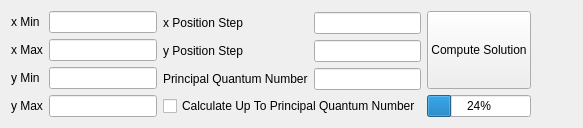
             <widget class="QWidget" name="solutionparameters_2">
              <attribute name="title">
               <string>Solution Parameters</string>
              </attribute>
              <layout class="QVBoxLayout" name="verticalLayout_25">
               <item>
                <layout class="QHBoxLayout" name="horizontalLayout_9" stretch="0,1,1,2">
                 <item>
                  <layout class="QFormLayout" name="formLayout_15">
                   <property name="formAlignment">
                    <set>Qt::AlignmentFlag::AlignLeading|Qt::AlignmentFlag::AlignLeft|Qt::AlignmentFlag::AlignVCenter</set>
                   </property>
                   <item row="0" column="0">
                    <widget class="QLabel" name="label_25">
                     <property name="text">
                      <string>x Min</string>
                     </property>
                    </widget>
                   </item>
                   <item row="1" column="0">
                    <widget class="QLabel" name="label_26">
                     <property name="text">
                      <string>x Max</string>
                     </property>
                    </widget>
                   </item>
                   <item row="0" column="1">
                    <widget class="QLineEdit" name="lineEdit_11"/>
                   </item>
                   <item row="1" column="1">
                    <widget class="QLineEdit" name="lineEdit_12"/>
                   </item>
                   <item row="2" column="0">
                    <widget class="QLabel" name="label_29">
                     <property name="text">
                      <string>y Min</string>
                     </property>
                    </widget>
                   </item>
                   <item row="3" column="0">
                    <widget class="QLabel" name="label_30">
                     <property name="text">
                      <string>y Max</string>
                     </property>
                    </widget>
                   </item>
                   <item row="2" column="1">
                    <widget class="QLineEdit" name="lineEdit_13"/>
                   </item>
                   <item row="3" column="1">
                    <widget class="QLineEdit" name="lineEdit_14"/>
                   </item>
                  </layout>
                 </item>
                 <item>
                  <layout class="QFormLayout" name="formLayout_14">
                   <property name="formAlignment">
                    <set>Qt::AlignmentFlag::AlignLeading|Qt::AlignmentFlag::AlignLeft|Qt::AlignmentFlag::AlignVCenter</set>
                   </property>
                   <item row="0" column="0">
                    <widget class="QLabel" name="label_23">
                     <property name="text">
                      <string>x Position Step</string>
                     </property>
                    </widget>
                   </item>
                   <item row="0" column="1">
                    <widget class="QLineEdit" name="lineEdit_6"/>
                   </item>
                   <item row="2" column="0">
                    <widget class="QLabel" name="label_24">
                     <property name="text">
                      <string>Principal Quantum Number</string>
                     </property>
                    </widget>
                   </item>
                   <item row="2" column="1">
                    <widget class="QLineEdit" name="lineEdit_7"/>
                   </item>
                   <item row="3" column="0" colspan="2">
                    <widget class="QCheckBox" name="checkBox_14">
                     <property name="text">
                      <string>Calculate Up To Principal Quantum Number</string>
                     </property>
                    </widget>
                   </item>
                   <item row="1" column="0">
                    <widget class="QLabel" name="label_18">
                     <property name="text">
                      <string>y Position Step</string>
                     </property>
                    </widget>
                   </item>
                   <item row="1" column="1">
                    <widget class="QLineEdit" name="lineEdit_3"/>
                   </item>
                  </layout>
                 </item>
                 <item>
                  <layout class="QVBoxLayout" name="verticalLayout_24">
                   <item>
                    <widget class="QPushButton" name="updatePlot1d_2">
                     <property name="sizePolicy">
                      <sizepolicy hsizetype="Minimum" vsizetype="Expanding">
                       <horstretch>0</horstretch>
                       <verstretch>0</verstretch>
                      </sizepolicy>
                     </property>
                     <property name="text">
                      <string>Compute Solution</string>
                     </property>
                    </widget>
                   </item>
                   <item>
                    <widget class="QProgressBar" name="progressBar_2">
                     <property name="sizePolicy">
                      <sizepolicy hsizetype="Expanding" vsizetype="Fixed">
                       <horstretch>0</horstretch>
                       <verstretch>0</verstretch>
                      </sizepolicy>
                     </property>
                     <property name="value">
                      <number>24</number>
                     </property>
                    </widget>
                   </item>
                  </layout>
                 </item>
                 <item>
                  <spacer name="horizontalSpacer_5">
                   <property name="orientation">
                    <enum>Qt::Orientation::Horizontal</enum>
                   </property>
                   <property name="sizeHint" stdset="0">
                    <size>
                     <width>40</width>
                     <height>20</height>
                    </size>
                   </property>
                  </spacer>
                 </item>
                </layout>
               </item>
              </layout>
             </widget>
